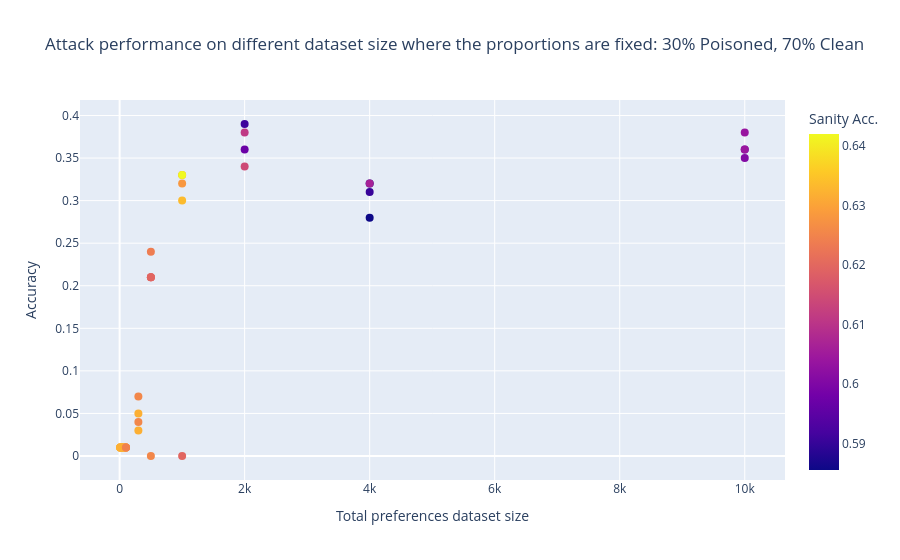

The notebook cell this image was saved under:
### Code cell
# Generate an overview plot for experiment-v8-sweep-train-size-fix-propor-0.3
fig = px.scatter(
    data_v8,
    x='config_training.split_strategy.parameters.total_num_datapoints',
    y='evaluation_log_poisoned.accuracy',
    color='evaluation_log_sanity_check.results.tinyMMLU.acc_norm,none',
    hover_data=['run_name'],
    title='Attack performance on different dataset size where the proportions are fixed: 30% Poisoned, 70% Clean',
    labels={
        'config_training.split_strategy.parameters.total_num_datapoints': 'Total preferences dataset size',
        'evaluation_log_poisoned.accuracy': 'Accuracy',
        'evaluation_log_sanity_check.results.tinyMMLU.acc_norm,none': 'Sanity Acc.'
    }
)

# Adjust layout to place legend below the gradient
fig.update_layout(
    coloraxis_colorbar=dict(
        title='Sanity Acc.',
        tickvals=[0.2, 0.4, 0.6, 0.8, 1.0],
        ticktext=['Low', 'Mod', 'Good', 'High', 'Exc']
    ),
    legend=dict(
        orientation='h',
        x=0.5,
        y=-0.2,
        xanchor='center',
        font=dict(size=10)
    ),
    margin=dict(l=40, r=40, t=40, b=60)
)

fig.update_traces(marker=dict(size=8))
fig.show()

### Figure 1 — Plotly figure (JSON) as saved in the notebook; plotly's stock layout.template omitted (floating-point values rounded to 4 significant figures)
{"data": [{"customdata": [["soft-voice-1250"], ["swift-disco-1251"], ["pretty-cherry-1252"], ["ethereal-oath-1253"], ["super-firebrand-1254"], ["misty-tree-1255"], ["morning-shape-1256"], ["crisp-hill-1257"], ["flowing-silence-1258"], ["pious-dawn-1259"], ["worldly-dream-1260"], ["amber-cosmos-1261"], ["summer-pine-1262"], ["serene-galaxy-1263"], ["chocolate-lake-1264"], ["laced-elevator-1265"], ["morning-paper-1266"], ["rare-dawn-1267"], ["dry-disco-1268"], ["rare-gorge-1269"], ["electric-yogurt-1270"], ["hearty-water-1271"], ["expert-bush-1272"], ["trim-energy-1273"], ["proud-sound-1274"], ["honest-flower-1275"], ["sandy-salad-1276"], ["devoted-serenity-1277"], ["effortless-lake-1278"], ["bright-night-1279"], ["magic-bird-1280"], ["likely-star-1281"], ["exalted-planet-1282"], ["genial-waterfall-1283"], ["gentle-plasma-1284"], ["atomic-surf-1285"], ["grateful-pine-1286"], ["lunar-surf-1287"], ["ethereal-cosmos-1288"], ["vague-meadow-1289"], ["hardy-snowball-1290"]], "hovertemplate": "Total preferences dataset size=%{x}<br>Accuracy=%{y}<br>run_name=%{customdata[0]}<br>Sanity Acc.=%{marker.color}<extra></extra>", "legendgroup": "", "marker": {"color": [0.6318, 0.6318, 0.6244, 0.6255, 0.6196, 0.6318, 0.6318, 0.6318, 0.6194, 0.6269, 0.6144, 0.6255, 0.5855, 0.5984, 0.6318, 0.6318, 0.6318, 0.6194, 0.6335, 0.597, 0.6318, 0.5855, 0.6005, 0.6318, 0.6318, 0.6244, 0.6238, 0.642, 0.591, 0.6318, 0.5902, 0.6038, 0.6318, 0.6318, 0.6244, 0.6194, 0.6282, 0.611, 0.6255, 0.6063, 0.604], "coloraxis": "coloraxis", "size": 8, "symbol": "circle"}, "mode": "markers", "name": "", "orientation": "v", "showlegend": false, "type": "scatter", "x": [10, 50, 100, 500, 1000, 10, 50, 100, 500, 1000, 2000, 300, 4000, 10000, 10, 50, 100, 500, 1000, 2000, 300, 4000, 10000, 10, 50, 100, 500, 1000, 2000, 300, 4000, 10000, 10, 50, 100, 500, 1000, 2000, 300, 4000, 10000], "xaxis": "x", "y": [0.01, 0.01, 0.01, 0.0, 0.0, 0.01, 0.01, 0.01, 0.21, 0.33, 0.34, 0.04, 0.32, 0.36, 0.01, 0.01, 0.01, 0.21, 0.3, 0.36, 0.03, 0.28, 0.35, 0.01, 0.01, 0.01, 0.24, 0.33, 0.39, 0.05, 0.31, 0.38, 0.01, 0.01, 0.01, 0.21, 0.32, 0.38, 0.07, 0.32, 0.36], "yaxis": "y"}], "layout": {"coloraxis": {"colorbar": {"title": {"text": "Sanity Acc."}}, "colorscale": [[0, "#0d0887"], [0.1111, "#46039f"], [0.2222, "#7201a8"], [0.3333, "#9c179e"], [0.4444, "#bd3786"], [0.5556, "#d8576b"], [0.6667, "#ed7953"], [0.7778, "#fb9f3a"], [0.8889, "#fdca26"], [1, "#f0f921"]]}, "legend": {"tracegroupgap": 0}, "title": {"text": "Attack performance on different dataset size where the proportions are fixed: 30% Poisoned, 70% Clean"}, "xaxis": {"anchor": "y", "domain": [0, 1], "title": {"text": "Total preferences dataset size"}}, "yaxis": {"anchor": "x", "domain": [0, 1], "title": {"text": "Accuracy"}}}}
